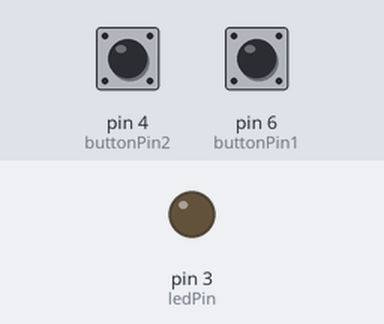
Simulated run of this sketch. Board: Arduino Uno, built with avr-gcc and run on an emulated ATmega328P. Parts: output pins drawn as LEDs (lit = HIGH). Inputs (shaded band) come from the test bench; at power-on: pin 6 (buttonPin1) LOW, pin 4 (buttonPin2) LOW.

Above: at 1.2 s.
1.3 s: pin 6 (buttonPin1) pulled HIGH for 0.15 s
At 2.2 s:
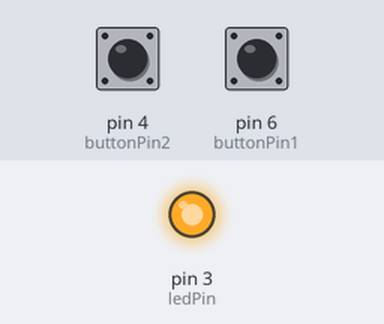
2.9 s: pin 4 (buttonPin2) pulled HIGH for 0.15 s
At 3.5 s:
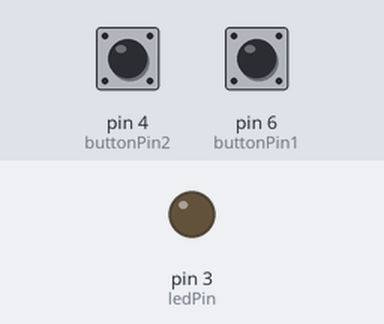
4.5 s: pin 6 (buttonPin1) pulled HIGH for 1 s
At 5.9 s:
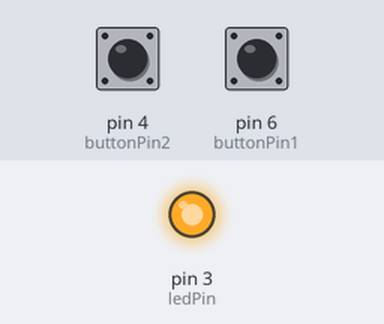
Timing chart, 0 to 7.5 s (numbered marks = the images above; inputs shaded):
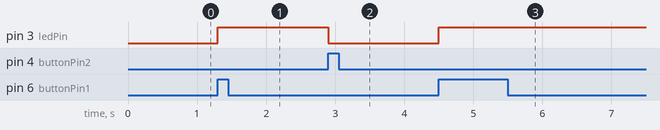

Measured:
- after the input at 1.3 s, pin 3 (ledPin): LOW → HIGH at once
- after the input at 2.9 s, pin 3 (ledPin): HIGH → LOW at once
- after the input at 4.5 s, pin 3 (ledPin): LOW → HIGH at once

The sketch:

exec9.ino
```cpp
const int buttonPin1 = 6;
const int buttonPin2 = 4;
const int ledPin = 3;

int buttonState1 = 0;
int buttonState2 = 0;
bool ledState = false;
bool flashing = false;

void setup() {
  pinMode(buttonPin1, INPUT);
  pinMode(buttonPin2, INPUT);
  pinMode(ledPin, OUTPUT);
}

void loop() {
  buttonState1 = digitalRead(buttonPin1);
  buttonState2 = digitalRead(buttonPin2);
  if (buttonState1 == HIGH) {
    ledState = true;
    flashing = false;
  }
  if (buttonState2 == HIGH) {
    ledState = false;
    flashing = false;
  }
  if (buttonState1 == HIGH && buttonState2 == HIGH) {
    flashing = true;
  }
  digitalWrite(ledPin, ledState);
  if (flashing) {
    digitalWrite(ledPin, !digitalRead(ledPin));
    delay(500);
  }
}
```
